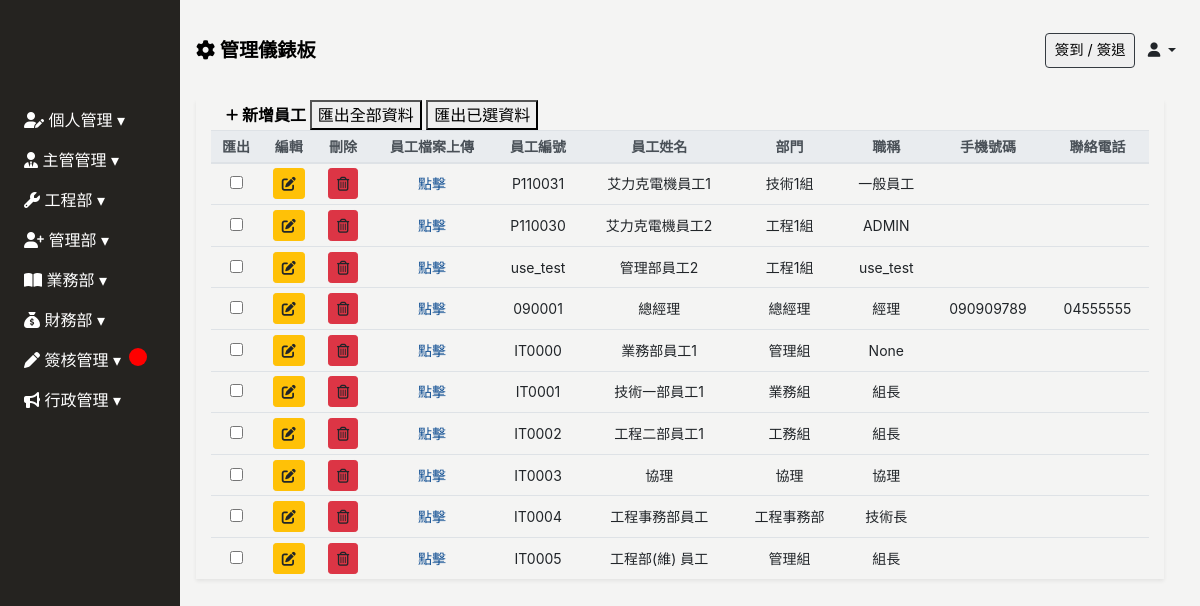
/employee/, run on an earlier commit of the app's database.
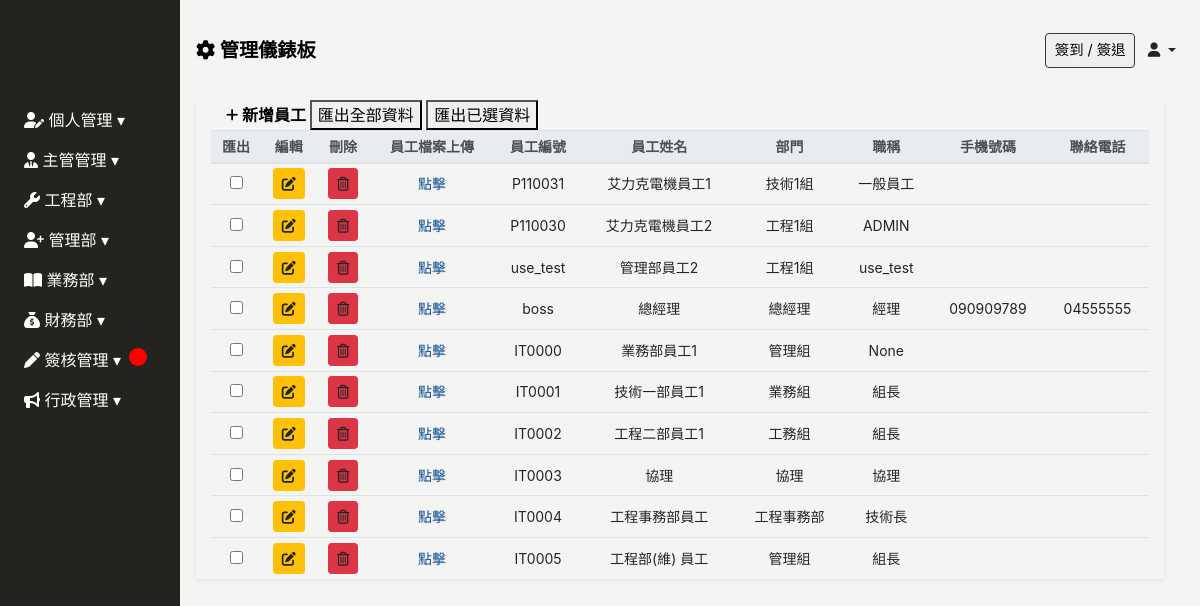
And on a later commit of the database.
### Backend/models.py (models this page shows, shortened)
class ModifiedModel(models.Model):
    modified_by = models.ForeignKey("Employee", on_delete=models.SET_NULL, null=True, blank=True)
    created_date = models.DateField(default=timezone.now,verbose_name='建立日期')
    update_date = models.DateField(auto_now=True, verbose_name='更新日期')
    class Meta:
        abstract = True

class Employee(ModifiedModel):
    GENDER_CHOICES = [
        ('M', '男'),
        ('F', '女'),
    ]
    BLOOD_TYPE_CHOICES = [
        ('A', 'A型'),
        ('B', 'B型'),
        ('AB','AB型'),
        ('O', 'O型'),
    ]
    MARITAL_STATUS_CHOICES = [
        ('M', '已婚'),
        ('S', '未婚'),
        ('D', '離異'),
    ]
    MILITARY_STATUS_CHOICES = [
        ('M', '義務役'),
        ('E', '免服役'),
        ('A', '替代役'),
    ]
    user = models.OneToOneField(User, null=True, blank=True, on_delete=models.CASCADE)
    profile_image = models.ImageField(upload_to='employee_profile/', blank=True, null=True, default='employee_profile/default_profile.png', verbose_name='員工照片')
    uploaded_files = models.ManyToManyField(UploadedFile,blank=True,  related_name="userfile")
    full_name = models.CharField(max_length=30, null=True, blank=True, verbose_name='員工名稱')
    employee_id	 = models.CharField(max_length=30, blank=True,verbose_name='員工ID')
    departments = models.ForeignKey('Department', on_delete=models.SET_NULL, blank=True, null=True, related_name='employees', verbose_name='部門名稱')# 你可以通过department.employees.all()访问一个部门的所有员工。
    position = models.CharField(max_length=30, null=True, blank=True, verbose_name='職稱')
    phone_number = models.CharField(max_length=20, null=True, blank=True,verbose_name='手機號碼')
    contact_number = models.CharField(max_length=20, null=True, blank=True,verbose_name='聯絡電話')
    start_date = models.DateField(null=True, blank=True, verbose_name='到職日期')
    seniority = models.DecimalField(max_digits=3, decimal_places=1, null=True, blank=True, verbose_name='目前年資')
    id_number = models.CharField(max_length=20, null=True, blank=True, verbose_name='身份證字號')
    birthday = models.DateField(null=True, blank=True, verbose_name='出生日期')
    gender = models.CharField(max_length=1, choices=GENDER_CHOICES, null=True, blank=True, verbose_name='性別')
    blood_type = models.CharField(max_length=2, choices=BLOOD_TYPE_CHOICES, null=True, blank=True, verbose_name='血型')
    birth_place = models.CharField(max_length=100, null=True, blank=True, verbose_name='出生地')
    marital_status = models.CharField(max_length=1, choices=MARITAL_STATUS_CHOICES, null=True, blank=True, verbose_name='婚姻狀況')
    military_status = models.CharField(max_length=1, choices=MILITARY_STATUS_CHOICES, null=True, blank=True, verbose_name='兵役狀況')
    permanent_address = models.CharField(max_length=50, null=True, blank=True, verbose_name='戶籍地址')
    current_address_city = models.CharField(max_length=50, null=True, blank=True, verbose_name='現居地址縣市')
    current_address = models.CharField(max_length=50, null=True, blank=True, verbose_name='現居地址')
    location = models.CharField(max_length=50, null=True, blank=True, verbose_name='所在地')
    company_email = models.EmailField(null=True, blank=True, verbose_name='公司E_Mail')
    personal_email = models.EmailField(null=True, blank=True, verbose_name='個人E_Mail')
    emergency_contact = models.CharField(max_length=50, null=True, blank=True, verbose_name='緊急聯絡人1')
    emergency_contact_relations = models.CharField(max_length=50, null=True, blank=True, verbose_name='關係1')
    emergency_contact_phone = models.CharField(max_length=20, null=True, blank=True, verbose_name='聯絡人電話1')
    class Meta:
        verbose_name = "員工"   # 單數
        verbose_name_plural = verbose_name   #複數

class Department(ModifiedModel):
    COMPANY_CHOICES = [
        ('艾力克電機', '艾力克電機'),
        ('維景', '維景'),
    ]
    belong_to_company =models.CharField(max_length=20,choices=COMPANY_CHOICES, null=True, blank=True,verbose_name="所屬公司")
    parent_department  = models.ForeignKey('self',max_length=30,  on_delete=models.SET_NULL, null=True, blank=True, verbose_name='上層部門')
    department_name = models.CharField(max_length=30, null=True, blank=True,verbose_name='部門名稱')
    department_id = models.CharField(max_length=20, null=True, blank=True,verbose_name='部門編號')
    class Meta:
        verbose_name = "部門"   # 單數
        verbose_name_plural = verbose_name   #複數

### Frontend/views.py (the view)
# urls.py: path('employee/', views.Employee_list.as_view(), name='employee_list'),
class Employee_list(UserPassesTestMixin,ListView):
    model = Employee
    template_name = 'employee/employee.html'
    context_object_name = 'employee'
    def get_context_data(self, **kwargs):
        context = super().get_context_data(**kwargs)
        context["department_list"] = Department.objects.values('id','department_name')
        context['employee_form'] = EmployeeForm()
        return context
    def test_func(self):
        if settings.PASS_TEST_FUNC:
            return True
        return self.request.user.groups.filter(name__icontains='管理部管理').exists()

### Backend/forms.py
class EmployeeForm(BaseModelForm):
    class Meta:
        model = Employee
        fields = '__all__'
        widgets = {
            'gender': forms.Select(attrs={'class': 'form-control form-control-sm'}),
            'blood_type': forms.Select(attrs={'class': 'form-control form-control-sm'}),
            'marital_status': forms.Select(attrs={'class': 'form-control form-control-sm'}),
            'military_status': forms.Select(attrs={'class': 'form-control form-control-sm'})
        }

### Frontend/templates/employee/employee.html (shortened to what this page needs)
{% extends 'base/base_dashboard.html' %}
{% block import %}
{% load static%}
<link rel="stylesheet" href="{% static 'css/employee/employee.css' %}">
{% endblock %}
{% block main %}
<div class="main px-3" id="employee-app">
    <div class="employee-table container-fluid shadow-sm table-responsive-lg">
        <table class="table table-sm table-hover text-center" id="table" data-toggle="table" data-sortable="true"
        data-toolbar="#toolbar" data-search="true" data-show-columns="true"data-filter-strict-search="true"
        data-show-columns-toggle-all="true" data-pagination="true" data-page-size="25" data-page-list="[25, All]"
        data-filter-control="true">
            <div id="toolbar">
                <div class="employee-header container-fluid">
                    <a href="" class="font-weight-bold" id="sys_new" data-toggle="modal"data-target="#employee-modal">
                        <i class="fa-solid fa-plus fa-sm" style="color: #000000;"></i> 新增員工
                    </a>
                    <button class="d-none d-md-inline-block" onclick="exportAllOptionToExcel('員工.xlsx')"data-export-url="{% url 'excel_export' %}">匯出全部資料</button>
                    <button class="d-none d-md-inline-block" onclick="exportSelectedOptionToExcel('員工.xlsx')">匯出已選資料</button>
                </div>
            </div>
            <thead class="thead-light" style="font-size: 14px;">
                <tr class="text-nowrap">
                    <th data-force-hide="true" data-switchable="false" data-no-print="true" data-field="checkbox" class="d-none d-md-table-cell">匯出</th>
                    <th data-force-hide="true" data-switchable="false" data-no-print="true" data-field="edit">編輯</th>
                    <th data-force-hide="true" data-switchable="false" data-no-print="true" data-field="delete">刪除</th>
                    <th data-force-hide="true" data-switchable="false" data-no-print="true" data-field="employee_file_upload" >員工檔案上傳</th>
                    <th data-field="employee_id" data-sortable="true">員工編號</th>
                    <th data-field="full_name" data-sortable="true">員工姓名</th>
                    <th data-field="departments" data-sortable="true">部門</th>
                    <th data-field="position" data-sortable="true">職稱</th>
                    <th data-field="position" data-sortable="true">手機號碼</th>
                    <th data-field="position" data-sortable="true">聯絡電話</th>
                </tr>
            </thead>
            <tbody class="text-nowrap" style="font-size: 14px;">
                {% for p in employee %}
                {% if p.user.is_active %}
                <tr>
                    <td><input type="checkbox" name="importcheckd" onclick="updateCheckedArray(this)"value="{{ p.id }}"></td>
                    <td>
                        <a type="button" data-url="employee" data-id="{{p.pk}}"
                        class="sys_get btn btn-sm btn-warning" data-toggle="modal"
                        data-target="#employee-modal"><i class="fas fa-edit"></i></a>
                    </td>
                    <td>
                        <a data-url="employee" data-id="{{p.pk}}" type="button"
                        class="sys_del btn btn-sm btn-danger"><i class="far fa-trash-alt"></i></a>
                    </td>
                    <td>
                        <a href="" onclick="setEmployeeId({{p.pk}})" data-toggle="modal" data-target="#fileUploadModal">點擊</a>
                    </td>
                    <td>{{ p.employee_id }} </td>
                    <td>{{ p.full_name }}</td>
                    <td>{{ p.departments.department_name }}</td>
                    <td>{{ p.position }}</td>
                    <td>{% if p.phone_number %}{{ p.phone_number }}{% endif %}</td>
                    <td>{% if p.contact_number %}{{ p.contact_number }}{% endif %}</td>
                </tr>
                {% endif %}
                {% endfor %}
            </tbody>
        </table>
    </div>
</div>
{% endblock %}

### Frontend/templates/base/base_dashboard.html (shortened to what this page needs)
<!DOCTYPE html>
<html lang="zh-Hant">
<head>
    <link rel="stylesheet" href="https://stackpath.bootstrapcdn.com/bootstrap/4.2.1/css/bootstrap.min.css"
>
        <link rel="stylesheet" href="https://cdnjs.cloudflare.com/ajax/libs/font-awesome/6.4.0/css/all.min.css">
        <link href="https://unpkg.com/bootstrap-table@1.22.1/dist/bootstrap-table.min.css" rel="stylesheet">
        <link href="https://cdn.rawgit.com/harvesthq/chosen/gh-pages/chosen.min.css" rel="stylesheet" />
    {% load static%}
    <link rel="stylesheet" href="{% static 'css/base/base.css' %}">
    <link rel="stylesheet" href="{% static 'css/index/index-login.css' %}">
    <link href="https://cdn.jsdelivr.net/npm/select2@4.1.0-rc.0/dist/css/select2.min.css" rel="stylesheet" />
    {% block import %}
    {% endblock %}
</head>
<body>
    {% include 'base/sidebar.html' %}
    {% include 'base/header.html' %}
    {% block main %}
    {% endblock %}
</body>
<link href="https://cdn.jsdelivr.net/npm/sweetalert2@11.7.16/dist/sweetalert2.min.css
" rel="stylesheet">
</html>

### Frontend/templates/base/sidebar.html (shortened to what this page needs)
<div class="sidebar pl-2 collapse width show" id="sidebarCollapse">
    <div class="sidebar-logo">
    </div>
    <ul class="nav flex-column">
        <li class="nav-item">
            <a class="nav-link collapsed" href="#" data-target="#calendarCollapse" data-toggle="collapse" aria-expanded="false" aria-controls="engineerCollapse">
                <i class="fa-solid fa-user-pen" style="color: #ffffff;"></i> 個人管理
            </a>
        </li>
        <li class="nav-item">
            <a class="nav-link collapsed" href="#" data-target="#directorCollapse" data-toggle="collapse" aria-expanded="false" aria-controls="engineerCollapse">
                <i class="fa-solid fa-user-tie" style="color: #ffffff;"></i> 主管管理
            </a>
        </li>
        <li class="nav-item">
            <a class="nav-link collapsed" href="#" data-target="#engineerCollapse" data-toggle="collapse" aria-expanded="false" aria-controls="engineerCollapse">
                <i class="fa-solid fa-wrench" style="color: #ffffff;"></i> 工程部
            </a>
        </li>
        <li class="nav-item">
            <a class="nav-link collapsed" href="#" data-target="#personnelCollapse" data-toggle="collapse" aria-expanded="false" aria-controls="personnelCollapse">
                <i class="fa-solid fa-user-plus" style="color: #ffffff;"></i> 管理部
            </a>
        </li>
        <li class="nav-item">
            <a class="nav-link collapsed" href="#" data-target="#salesCollapse" data-toggle="collapse" aria-expanded="false" aria-controls="personnelCollapse">
                <i class="fa-solid fa-book-open" style="color: #ffffff;"></i> 業務部
            </a>
        </li>
        <li class="nav-item">
            <a class="nav-link collapsed" href="#financialCollapse" data-toggle="collapse" aria-expanded="false" aria-controls="financialCollapse">
                <i class="fa-solid fa-sack-dollar" style="color: #ffffff;"></i> 財務部
            </a>
        </li>
        <li class="nav-item">
            <a class="nav-link collapsed" href="#approvalCollapse" data-toggle="collapse" aria-expanded="false" aria-controls="approvalCollapse">
                <div id="message-count"></div>
                <i class="fa-solid fa-pen" style="color: #ffffff;"></i> 簽核管理
            </a>
        </li>
        <li class="nav-item">
            <a class="nav-link collapsed" href="#newsCollapse" data-toggle="collapse" aria-expanded="false" aria-controls="newsCollapse">
                <i class="fa-solid fa-bullhorn" style="color: #ffffff;"></i> 行政管理
            </a>
        </li>
    </ul>
</div>

### Frontend/templates/base/header.html (shortened to what this page needs)
<header class="d-flex justify-content-between align-items-center px-3">
    <div>
        <a href="{% url 'index' %}" style="color: #000; text-decoration: none;">
            <span class="font-weight-bold" style="font-size: clamp(1rem, 2vw, 1.2rem);">
                <i class="fa-solid fa-gear"></i> 管理儀錶板
            </span>
        </a>
    </div>
    <div>
        <button type="button" class="border border-dark rounded mr-2" data-toggle="modal" data-target="#clock-inout" @click="catchDateTime">
            簽到 / 簽退
        </button>
        <span class="dropdown-toggle mr-2 employee_full_name" data-toggle="dropdown">
            <i class="fa-solid fa-user"></i> {{ request.user.employee.full_name }}
        </span>
    </div>
</header>
{% load static %}

### static/css/base/base.css (style rules this page uses)
:root { --sidebar-width: 180px; --theme-black: #252320; --theme-white: #f4f4f3; }
body { background: var(--theme-white); }
a { color: #0d4c91; }
button { color: #000; }

### static/css/index/index-login.css (style rules this page uses)
.employee_full_name { font-size: 0.9rem; }
.sidebar { width: var(--sidebar-width); height: 100vh; background: var(--theme-black); position: fixed; overflow: hidden; z-index: 2; }
.sidebar a { color: #fff; font-size: 1rem; }
.sidebar .nav-link[data-toggle].collapsed:after { content: "\25BE"; }
.sidebar-logo { height: 100px; }
.sidebar #message-count { position: absolute; right: 33px; width: 18px; height: 18px; border-radius: 50%; background-color: red; color: white; text-align: center; font-size: 4px; }
.main { width: calc(100vw - var(--sidebar-width) - 20px); position: relative; left: var(--sidebar-width); top: 100px; }
header { width: calc(100vw - var(--sidebar-width)); height: 100px; background: var(--theme-white); position: fixed; left: var(--sidebar-width); z-index: 1; }
header button { width: 90px; height: 35px; font-size: 0.9rem; }

### static/css/employee/employee.css (style rules this page uses)
.employee-header a { text-decoration: none; color: black; }
.employee-table td { vertical-align: middle; }

What changed in the data, as far as the page shows it:
changed Employee "總經理": employee_id "090001" → "boss"
